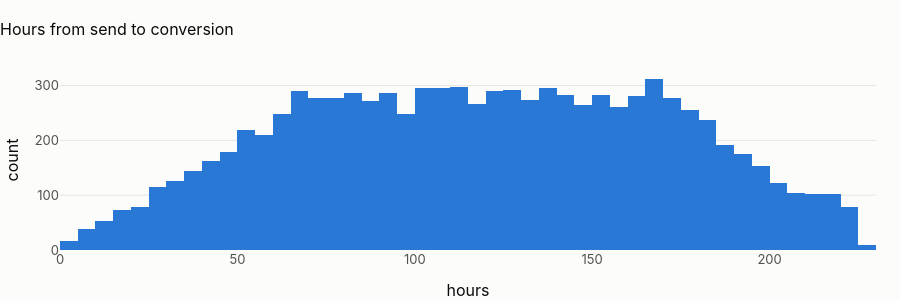
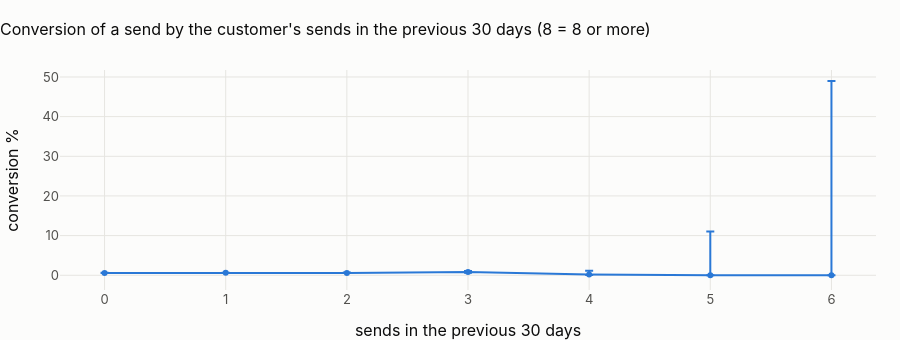

The code cell stored with these charts, in order, in its notebook:
### Markdown cell above
## 3 · Time to convert, campaign life and contact fatigue

### Code cell
ttc = star.q("""select date_diff('minute', send_ts_utc, conversion_ts_utc) / 60.0 as hours
                from {fct_campaign_send} where had_conversion and conversion_ts_utc is not null""")
q = ttc.hours.quantile([0.5, 0.9, 0.99])
fig = px.histogram(
    ttc[ttc.hours < ttc.hours.quantile(0.99)],
    x="hours",
    nbins=60,
    title="Hours from send to conversion",
)
fig.update_layout(height=300)
fig.show()
life = cd.groupby(cd.days_since_start.clip(upper=60)).agg(
    sends=("sends", "sum"), conversions=("conversions", "sum")
)
life["conversion %"] = 100 * life.conversions / life.sends
fat = star.q("""select least(prior_sends_30d, 8) as prior_sends_30d, count(*) as sends,
                       avg(outcome_converted::int) as conversion
                from {mart_campaign_compliance_uplift} where treatment_delivered group by 1 order by 1""")
lo, hi = proportion_confint(fat.conversion * fat.sends, fat.sends, method="wilson")
fig = go.Figure(
    go.Scatter(
        x=fat.prior_sends_30d,
        y=100 * fat.conversion,
        mode="markers+lines",
        error_y=dict(
            type="data",
            symmetric=False,
            array=100 * (hi - fat.conversion),
            arrayminus=100 * (fat.conversion - lo),
        ),
    )
)
fig.update_layout(
    title="Conversion of a send by the customer's sends in the previous 30 days (8 = 8 or more)",
    xaxis_title="sends in the previous 30 days",
    yaxis_title="conversion %",
    height=340,
)
fig.show()
fsend = star.q("""select prior_sends_30d, outcome_converted::int as y from {mart_campaign_compliance_uplift}
                  where treatment_delivered and hash(send_id) % 4 = 0""")
logit = smf.logit("y ~ prior_sends_30d", data=fsend).fit(disp=False)
slope, p_slope = logit.params["prior_sends_30d"], logit.pvalues["prior_sends_30d"]
targets.append(
    {
        "grain": "campaign × day",
        "target": "contact fatigue (prior sends lower conversion)",
        "kind": "test",
        "metric": "logit slope per prior send",
        "value": slope,
        "p_value": p_slope / 2 if slope < 0 else 1 - p_slope / 2,
        "verdict": "fatigue" if slope < 0 and p_slope < 0.01 else "no fatigue effect",
    }
)
display(
    Markdown(
        f"**Half of all conversions happen within {q[0.5]:.0f} hours of the send and 90 % within {q[0.9]:.0f} hours.** "
        f"Conversion over a campaign's life moves from {life['conversion %'].iloc[:7].mean():.2f} % in the first week to "
        f"{life['conversion %'].iloc[-7:].mean():.2f} % in its last tracked week. Each additional send in the previous 30 "
        f"days changes the odds of converting by {100 * (np.exp(slope) - 1):+.1f} % (p = {p_slope:.2g}): "
        + (
            "**contact fatigue is real** and a pacing rule (a cap on sends per customer per 30 days) protects conversion."
            if slope < 0 and p_slope < 0.01
            else "**no fatigue**: response does not fall with contact pressure, so a pacing cap is a consent and "
            "customer-experience control (compliance), not a conversion lever."
        )
    )
)

### Figure 1 — Plotly figure (JSON) as saved in the notebook; plotly's stock layout.template omitted (floating-point values rounded to 4 significant figures; data arrays with more than 128 entries replaced by an {"elided": "..."} marker saying what was removed)
{"data": [{"bingroup": "x", "hovertemplate": "hours=%{x}<br>count=%{y}<extra></extra>", "legendgroup": "", "marker": {"color": "#2a78d6", "pattern": {"shape": ""}}, "name": "", "nbinsx": 60, "orientation": "v", "showlegend": false, "type": "histogram", "x": {"elided": "9404 float values"}, "xaxis": "x", "yaxis": "y"}], "layout": {"barmode": "relative", "height": 300, "legend": {"tracegroupgap": 0}, "title": {"text": "Hours from send to conversion"}, "xaxis": {"anchor": "y", "domain": [0.0, 1.0], "title": {"text": "hours"}}, "yaxis": {"anchor": "x", "domain": [0.0, 1.0], "title": {"text": "count"}}}}

### Figure 2 — Plotly figure (JSON) as saved in the notebook; plotly's stock layout.template omitted (floating-point values rounded to 4 significant figures)
{"data": [{"error_y": {"array": [0.01409, 0.02565, 0.06523, 0.2542, 0.9352, 11.03, 48.99], "arrayminus": [0.01377, 0.02462, 0.05884, 0.195, 0.1667, 0.0, 0.0], "symmetric": false, "type": "data"}, "mode": "markers+lines", "type": "scatter", "x": [0, 1, 2, 3, 4, 5, 6], "y": [0.59, 0.6085, 0.5974, 0.8307, 0.2024, 0.0, 0.0]}], "layout": {"height": 340, "title": {"text": "Conversion of a send by the customer's sends in the previous 30 days (8 = 8 or more)"}, "xaxis": {"title": {"text": "sends in the previous 30 days"}}, "yaxis": {"title": {"text": "conversion %"}}}}
